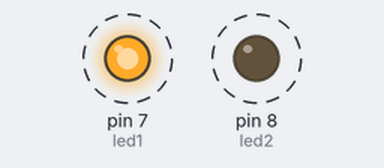
A sketch run on a simulated Arduino Uno, built with avr-gcc and run on an emulated ATmega328P. Shown: output pins drawn as LEDs (lit = HIGH). Dashed ring = blinking.

Above: at 0.15 s.
Timing chart, 0 to 3.0 s (numbered marks = the images above):
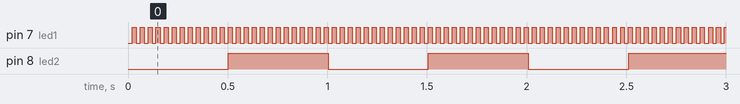

The sketch:

sketch_jul05a.ino
```cpp
int led1 = 7;
int led2 = 8;

unsigned long currentTime = 0;

unsigned long tick = 0;

bool led1State = false;
bool led2State = false;

unsigned long previousTime = 0;

void setup()
{
  Serial.begin(9600);
  pinMode(led1, OUTPUT);
  pinMode(led2, OUTPUT);

  digitalWrite(led1, LOW);
  digitalWrite(led2, LOW);
}

void loop()
{
  currentTime = millis();

  if (currentTime - previousTime >= 10)
  {
    previousTime = currentTime;
    tick++;
    if (tick % 2 == 0)
    {
      toggleLed1();
    }
    if (tick % 50 == 0)
    {
      toggleLed2();
    }
  }
}

void toggleLed1()
{
  if (led1State == false)
  {
    digitalWrite(led1, HIGH);
    led1State = true;
  }
  else
  {
    digitalWrite(led1, LOW);
    led1State = false;
  }
}


void toggleLed2()
{
  if (led2State == false)
  {
    digitalWrite(led2, HIGH);
    led2State = true;
  }
  else
  {
    digitalWrite(led2, LOW);
    led2State = false;
  }
}
```

Measured:
- by itself, pin 7 (led1): alternates HIGH for 0.02 s and LOW for 0.02 s
- by itself, pin 8 (led2): alternates HIGH for 0.50 s and LOW for 0.50 s
- by itself, everything shown: repeats every 3.0 s, in 10 steps
